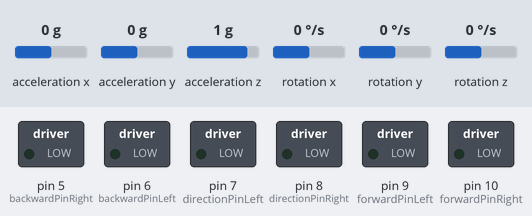
Recording of a sketch running on a simulated Arduino Uno, built with avr-gcc and run on an emulated ATmega328P. Shown: switched loads named in the sketch (green lamp = pin HIGH). Wiring (inferred from the names in the program): ADXL345 accelerometer at I2C address 0x53; ITG-3200 gyroscope at I2C address 0x68. Inputs (shaded band) come from the test bench; at power-on: rotation z 0 °/s, acceleration x 0 g, acceleration y 0 g, acceleration z 1 g, rotation x 0 °/s, rotation y 0 °/s. What the sketch prints to the serial monitor is not drawn.

Above: at 2.1 s.
2.2 s: rotation z set to -192 °/s
At 3.0 s:
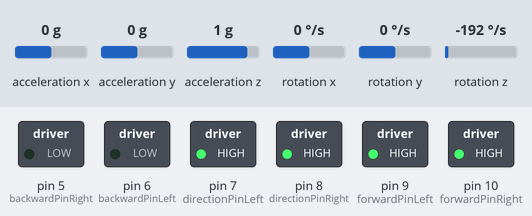
5.2 s: acceleration x set to 0.8 g
At 5.6 s:
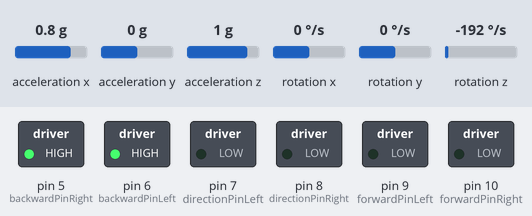
6.7 s: acceleration x set to 0 g
At 9.24 s:
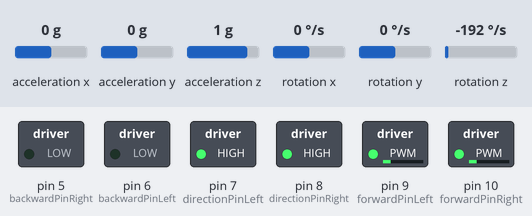
9.7 s: rotation z set to 100 °/s
At 10.8 s:
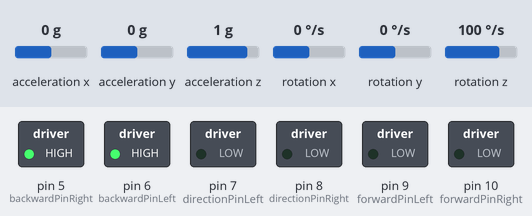
12.7 s: acceleration x set to -1.4 g
At 14.0 s:
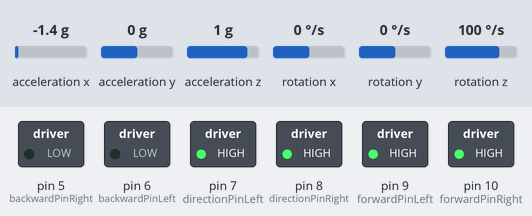
Timing chart, 0 to 15.2 s (numbered marks = the images above; inputs shaded):
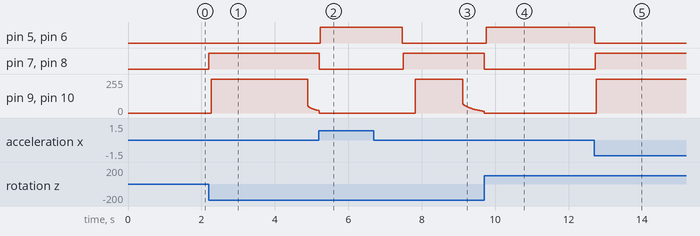

The sketch:

swagway.ino
```cpp
/*************************************************/
/* swagway.ino -- Swagway onboard software       */
/*                                               */
/* Author: Mathias Dannesbo <neic@neic.dk> and   */
/*         Carl-Emil Grøn Christensen            */
/* Time-stamp: <2012-05-07 18:07:19 (neic)>      */
/* Part of the Swagway project                   */
/* https://github.com/neic/Swagway               */
/*                                               */
/*************************************************/

#include <Wire.h>
#include <math.h>
#include "ITG3200.h"
#include "ADXL345.h"

// IMU
ADXL345 acc = ADXL345();
float accSampleRate;
ITG3200 gyro = ITG3200();
float gyroSampleRate;

// General
int xa, ya, za;
float xg, yg, zg;

unsigned long sinceLastSend;

bool newAccData, newGyroData;

double accAngle, gyroAngle, estAngle;

// Kalman filter
const float Q_angle = 0.001; // Process noise covariance for the accelerometer - Sw
const float Q_gyro = 0.003; // Process noise covariance for the gyro - Sw
const float R_angle = 0.03; // Measurement noise covariance - Sv

double angle = 0; // It starts at 0 degrees
double bias = 0;
double P_00 = 0, P_01 = 0, P_10 = 0, P_11 = 0;
double dt, y, S;
double K_0, K_1;

// Motor

const int directionPinLeft = 7; //HIGH when forward
const int forwardPinLeft = 9;
const int backwardPinLeft = 6;

const int directionPinRight = 8; //HIGH when forward
const int forwardPinRight = 10;
const int backwardPinRight = 5;

// PID

const int targetAngle = 0;
const float Ex = 2.6; //Exponential value
const float Kp = 2; //Proportional value

void setup()
{
  Serial.begin(115200);
  Wire.begin();

  //Init the acc
  acc.init(ADXL345_ADDR_SD0_LOW);
  acc.setFullRes(true);
  acc.setRange(3);
  acc.setVoltage(3.3);
  acc.setOutputRate(10); //25Hz*2^(10-8)=100Hz. See table 7 in ADXL345 datasheet

  //Calculate the accSampleRate
  accSampleRate = 25*pow(2,(acc.getOutputRate()-8)); //See table 7 in ADXL345 datasheet

  //Init the gyro
  gyro.init(ITG3200_ADDR_AD0_LOW);
  gyro.setSampleRateDiv(79); //Set the sample rate to 8000Hz/(79+1)=100Hz

  //Calculate the gyroSampleRate
  if (gyro.getFilterBW() == BW256_SR8)
  {
    gyroSampleRate = 8000 / (gyro.getSampleRateDiv()+1);
  }
  else
  {
    gyroSampleRate = 1000 / (gyro.getSampleRateDiv()+1);
  }

  pinMode(directionPinLeft, OUTPUT);
  pinMode(forwardPinLeft, OUTPUT);
  pinMode(backwardPinLeft, OUTPUT);
  pinMode(directionPinRight, OUTPUT);
  pinMode(forwardPinRight, OUTPUT);
  pinMode(backwardPinRight, OUTPUT);
  //Calibration
  gyro.zeroCalibrate(250,2);

  //Dump settings
  dumpIMUsettings();
}

void loop()
{
  if (acc.isRawDataReady())
  {
    acc.readAccRaw(&xa,&ya,&za);
    accAngle = atan2(xa,ya)*180/3.1415; // calcutalte the X-Y-angle
    newAccData = true;
  }

  if (gyro.isRawDataReady())
  {
    gyro.readGyro(&xg,&yg,&zg);
    gyroAngle += zg/gyroSampleRate;
    newGyroData = true;
  }

  if (newAccData && newGyroData)
  {
    estAngle = kalman(accAngle, zg, micros()-sinceLastSend);
    //      sendToGraph();
    newAccData = newGyroData = false;
    float pwm = pid(estAngle);
    motorControl(pwm,pwm);
    Serial.print(estAngle);
    Serial.println(pwm);

    sinceLastSend = micros();
  }
}

  double kalman(double newAngle, double newRate, double dtime) {
    // KasBot V2 - Kalman filter module - http://www.arduino.cc/cgi-bin/yabb2/YaBB.pl?num=1284738418 - http://www.x-firm.com/?page_id=145
    // with slightly modifications by Kristian Lauszus
    // See http://academic.csuohio.edu/simond/courses/eec644/kalman.pdf and http://www.cs.unc.edu/~welch/media/pdf/kalman_intro.pdf for more information
      dt = dtime / 1000000; // Convert from microseconds to seconds

    // Discrete Kalman filter time update equations - Time Update ("Predict")
    // Update xhat - Project the state ahead
    angle += dt * (newRate - bias);

    // Update estimation error covariance - Project the error covariance ahead
    P_00 += -dt * (P_10 + P_01) + Q_angle * dt;
    P_01 += -dt * P_11;
    P_10 += -dt * P_11;
    P_11 += +Q_gyro * dt;

    // Discrete Kalman filter measurement update equations - Measurement Update ("Correct")
    // Calculate Kalman gain - Compute the Kalman gain
    S = P_00 + R_angle;
    K_0 = P_00 / S;
    K_1 = P_10 / S;

    // Calculate angle and resting rate - Update estimate with measurement zk
    y = newAngle - angle;
    angle += K_0 * y;
    bias += K_1 * y;

    // Calculate estimation error covariance - Update the error covariance
    P_00 -= K_0 * P_00;
    P_01 -= K_0 * P_01;
    P_10 -= K_1 * P_00;
    P_11 -= K_1 * P_01;

    return angle;
  }

float pid(float input)
{
  float output;
  if (input>0)
  {
   output = pow(input,Ex) + Kp*input;
  }
  else
  {
    output = -pow(-input,Ex) + Kp*input;
  }
  return constrain(output, -255, 255);
}

void motorControl(int left, int right)
{
  if (left < 0)
  {
    digitalWrite(directionPinLeft, HIGH);
    digitalWrite(backwardPinLeft, LOW);
    analogWrite(forwardPinLeft, -left);
  }
  else
  {
    digitalWrite(directionPinLeft, LOW);
    digitalWrite(forwardPinLeft, LOW);
    analogWrite(backwardPinLeft, left);
  }
  if (right < 0)
  {
    digitalWrite(directionPinRight, HIGH);
    digitalWrite(backwardPinRight, LOW);
    analogWrite(forwardPinRight, -right);
  }
  else
  {
    digitalWrite(directionPinRight, LOW);
    digitalWrite(forwardPinRight, LOW);
    analogWrite(backwardPinRight, right);
  }
}
/* Serial communication */

void sendToGraph()
{
  Serial.print("<");
  Serial.print(gyroAngle); //0
  Serial.print(",");
  Serial.print(accAngle); //1
  Serial.print(",");
  Serial.print(estAngle); //2
  Serial.print(",");
  Serial.print(micros()-sinceLastSend); //3
  Serial.println(">");
}

void dumpIMUsettings()
{
  Serial.println();
  Serial.println("========================================");
  Serial.println("==============IMU Settings==============");
  Serial.println();
  Serial.println("              ---Gyro---                ");
  Serial.print("Sample rate                  (Hz) = ");
  Serial.println(gyroSampleRate,0);
  Serial.println();
  Serial.println("               ---Acc---                ");
  Serial.print("Sample rate                  (Hz) = ");
  Serial.println(accSampleRate,0);
  Serial.print("Full resolution                   = ");
  Serial.println(acc.getFullRes());
  Serial.print("Range                         (g) = ");
  Serial.println(pow(2,(1+acc.getRange())),0);
  Serial.print("Scale factor X            (LBS/g) = ");
  Serial.println(acc.scaleFactor[0],0);
  Serial.print("Scale factor Y            (LBS/g) = ");
  Serial.println(acc.scaleFactor[1],0);
  Serial.print("Scale factor Z            (LBS/g) = ");
  Serial.println(acc.scaleFactor[2],0);
  Serial.println();
  Serial.println("============end IMU Settings============");
  Serial.println("========================================");
  Serial.println();
}
```

ADXL345.cpp
```cpp
/*************************************************/
/* ADXL345.cpp -- ADXL345/I2C libary for Arduino */
/*                                               */
/* Author: Mathias Dannesbo <neic@neic.dk> and   */
/*         Carl-Emil Grøn Christensen            */
/* Time-stamp: <2012-05-11 04:52:13 (neic)>      */
/* Part of the Swagway project                   */
/* https://github.com/neic/Swagway               */
/*                                               */
/* Inspired by the ITG3200 Arduino library at    */
/* http://code.google.com/p/itg-3200driver       */
/*************************************************/

#include "ADXL345.h"
#include <Wire.h>

ADXL345::ADXL345()
{
}

void ADXL345::init(unsigned int address)
{
  _dev_address = address;
  setStandbyMode();
  setMeasureMode();
}

void ADXL345::setStandbyMode()
{
  writemem(POWER_CTL, STANDBY_MODE);
}

void ADXL345::setMeasureMode()
{
  writemem(POWER_CTL, MEASURE_MODE);
}

byte ADXL345::getOutputRate()
{
  readmem(BW_RATE, 1, &_buff[0]);
  return(_buff[0]);
}

void ADXL345::setOutputRate(byte _rate)
{
  _rate %= 16; //Prevent overflow
  writemem(BW_RATE, _rate);
}

bool ADXL345::getFullRes()
{
  readmem(DATA_FORMAT, 1, &_buff[0]);
  return(_buff[0] >> 3);
}

void ADXL345::setFullRes(bool _fullRes)
{
  readmem(DATA_FORMAT, 1, &_buff[0]);
  writemem(DATA_FORMAT, ((_buff[0] & ~(1 << 3)) | (_fullRes << 3)));
}

int ADXL345::getRange()
{
  readmem(DATA_FORMAT, 1, &_buff[0]);
  return(_buff[0] & B00000011);
}

void ADXL345::setRange(int range)
{
  range %= 4; //Prevent overflow
  readmem(DATA_FORMAT, 1, &_buff[0]);
  writemem(DATA_FORMAT, ((_buff[0] & ~3) | range));
}


bool ADXL345::isRawDataReady()
{
  readmem(INT_SOURCE, 1, &_buff[0]);
  return(_buff[0] >> 7);
}
void ADXL345::setVoltage(float _voltage)
{
  voltage = _voltage;
  updateScaleFactor();
}

void ADXL345::updateScaleFactor()
{
  int rangeScale=256;
  if (!getFullRes())
    {
      rangeScale = pow(2,(8-getRange()));
    }
  scaleFactor[0] = rangeScale*0.89013671875+rangeScale*0.0439453125*voltage;
  scaleFactor[1] = rangeScale*0.89013671875+rangeScale*0.0439453125*voltage;
  scaleFactor[2] = rangeScale;
}

void ADXL345::readAccRaw(int *_AccX, int *_AccY, int *_AccZ)
{
  readmem(DATAX0, 6, &_buff[0]);
  *_AccX = _buff[1] << 8 | _buff[0];
  *_AccY = _buff[3] << 8 | _buff[2];
  *_AccZ = _buff[5] << 8 | _buff[4];
}

void ADXL345::readAcc(float *_AccX, float *_AccY, float *_AccZ)
{
  int x, y, z;
  readAccRaw(&x,&y,&z);
  *_AccX = x / scaleFactor[0];
  *_AccY = y / scaleFactor[1];
  *_AccZ = z / scaleFactor[2];
}

void ADXL345::writemem(uint8_t _addr, uint8_t _val) {
  Wire.beginTransmission(_dev_address);   // start transmission to device
  Wire.write(_addr); // send register address
  Wire.write(_val); // send value to write
  Wire.endTransmission(); // end transmission
}

void ADXL345::readmem(uint8_t _addr, uint8_t _nbytes, uint8_t __buff[]) {
  Wire.beginTransmission(_dev_address); // start transmission to device
  Wire.write(_addr); // sends register address to read from
  Wire.endTransmission(); // end transmission

  Wire.beginTransmission(_dev_address); // start transmission to device
  Wire.requestFrom(_dev_address, _nbytes);// send data n-bytes read
  uint8_t i = 0;
  while (Wire.available()) {
    __buff[i] = Wire.read(); // receive DATA
    i++;
  }
  Wire.endTransmission(); // end transmission
}
```

ADXL345.h
```cpp
/*************************************************/
/* ADXL345.h -- ADXL345/I2C libary for Arduino   */
/*                                               */
/* Author: Mathias Dannesbo <neic@neic.dk> and   */
/*         Carl-Emil Grøn Christensen            */
/* Time-stamp: <2012-04-04 17:37:05 (neic)>      */
/* Part of the Swagway project                   */
/* https://github.com/neic/Swagway               */
/*                                               */
/* Inspired by the ITG3200 Arduino library at    */
/* http://code.google.com/p/itg-3200driver       */
/*************************************************/

#ifndef ADXL345_h
#define ADXL345_h

#if defined(ARDUINO) && ARDUINO >= 100
#include "Arduino.h"
#else
#include "WProgram.h"
#endif

#define ADXL345_ADDR_SD0_HIGH 0x1D
#define ADXL345_ADDR_SD0_LOW 0x53

// Registers
#define BW_RATE        0x2C // RW SETUP: Output rate and low power mode
#define POWER_CTL      0x2D // RW SETUP: Power control
#define INT_SOURCE     0x30 // R  INTERRUPT: Status
#define DATA_FORMAT    0x31 // RW SETUP: Self-test and data format
#define DATAX0         0x32 // R  SENSOR: Data

// Bitmaps
#define STANDBY_MODE   0x00 // 0000 0000
#define MEASURE_MODE   0x08 // 0000 1000

class ADXL345
{
 public:
  float scaleFactor[3];
  float voltage;

  ADXL345();

  void init(unsigned int address);

  // SETUP: Mode
  void setStandbyMode();
  void setMeasureMode();

  // SETUP: Output Rate
  byte getOutputRate();
  void setOutputRate(byte _SampleRate);

  // SETUP: Data format
  bool getFullRes();
  void setFullRes(bool fullRes);
  int getRange();
  void setRange(int range);

  // INTERRUPT
  bool isRawDataReady();

  // SETUP: Data processing
  void setVoltage(float _voltage);
  void updateScaleFactor();

  // SENSOR: Read
  void readAccRaw(int *_AccX, int *_AccY, int *_AccZ);
  void readAcc(float *_AccX, float *_AccY, float *_AccZ);

  void writemem(uint8_t _addr, uint8_t _val);
  void readmem(uint8_t _addr, uint8_t _nbytes, uint8_t __buff[]);

 private:
  uint8_t _dev_address;
  uint8_t _buff[6];
};

#endif /* ADXL345_h */
```

Source omitted: ITG3200.cpp (11074 bytes), ITG3200.h (8780 bytes)

Measured:
- after the input at 2.2 s, pin 7 (directionPinLeft), pin 8 (directionPinRight): LOW → HIGH at once
- after the input at 5.2 s, pin 5 (backwardPinRight), pin 6 (backwardPinLeft): LOW → HIGH at once; pin 7 (directionPinLeft), pin 8 (directionPinRight): HIGH → LOW after 0.01 s instead of 1.1 s
- after the input at 6.7 s, pin 5 (backwardPinRight), pin 6 (backwardPinLeft): HIGH → LOW after 0.77 s; pin 7 (directionPinLeft), pin 8 (directionPinRight): LOW → HIGH after 0.79 s
- after the input at 9.7 s, pin 5 (backwardPinRight), pin 6 (backwardPinLeft): LOW → HIGH after 0.06 s; pin 7 (directionPinLeft), pin 8 (directionPinRight): HIGH → LOW after 0.01 s instead of 1.1 s
- after the input at 12.7 s, pin 7 (directionPinLeft), pin 8 (directionPinRight): LOW → HIGH at once; pin 9 (forwardPinLeft), pin 10 (forwardPinRight): 0/255 → 255/255 after 0.05 s
